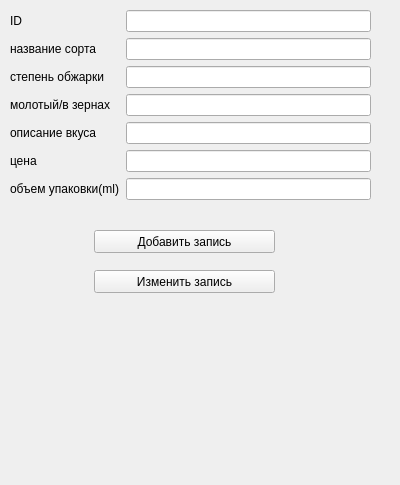
<?xml version="1.0" encoding="UTF-8"?>
<ui version="4.0">
 <class>Form</class>
 <widget class="QWidget" name="Form">
  <property name="geometry">
   <rect>
    <x>0</x>
    <y>0</y>
    <width>400</width>
    <height>485</height>
   </rect>
  </property>
  <property name="windowTitle">
   <string>Form</string>
  </property>
  <widget class="QWidget" name="formLayoutWidget">
   <property name="geometry">
    <rect>
     <x>10</x>
     <y>10</y>
     <width>361</width>
     <height>191</height>
    </rect>
   </property>
   <layout class="QFormLayout" name="formLayout">
    <item row="0" column="1">
     <widget class="QLineEdit" name="id_line"/>
    </item>
    <item row="2" column="1">
     <widget class="QLineEdit" name="fry_line"/>
    </item>
    <item row="1" column="1">
     <widget class="QLineEdit" name="name_line"/>
    </item>
    <item row="3" column="1">
     <widget class="QLineEdit" name="cond_line"/>
    </item>
    <item row="4" column="1">
     <widget class="QLineEdit" name="taste_line"/>
    </item>
    <item row="5" column="1">
     <widget class="QLineEdit" name="cost_line"/>
    </item>
    <item row="0" column="0">
     <widget class="QLabel" name="label">
      <property name="text">
       <string>ID</string>
      </property>
     </widget>
    </item>
    <item row="1" column="0">
     <widget class="QLabel" name="label_2">
      <property name="text">
       <string>название сорта</string>
      </property>
     </widget>
    </item>
    <item row="2" column="0">
     <widget class="QLabel" name="label_3">
      <property name="text">
       <string>степень обжарки</string>
      </property>
     </widget>
    </item>
    <item row="3" column="0">
     <widget class="QLabel" name="label_4">
      <property name="text">
       <string>молотый/в зернах</string>
      </property>
     </widget>
    </item>
    <item row="4" column="0">
     <widget class="QLabel" name="label_5">
      <property name="text">
       <string>описание вкуса</string>
      </property>
     </widget>
    </item>
    <item row="5" column="0">
     <widget class="QLabel" name="label_6">
      <property name="text">
       <string>цена</string>
      </property>
     </widget>
    </item>
    <item row="6" column="0">
     <widget class="QLabel" name="label_7">
      <property name="text">
       <string>объем упаковки(ml)</string>
      </property>
     </widget>
    </item>
    <item row="6" column="1">
     <widget class="QLineEdit" name="V_line"/>
    </item>
   </layout>
  </widget>
  <widget class="QPushButton" name="add">
   <property name="geometry">
    <rect>
     <x>94</x>
     <y>230</y>
     <width>181</width>
     <height>23</height>
    </rect>
   </property>
   <property name="text">
    <string>Добавить запись</string>
   </property>
  </widget>
  <widget class="QPushButton" name="change">
   <property name="geometry">
    <rect>
     <x>94</x>
     <y>270</y>
     <width>181</width>
     <height>23</height>
    </rect>
   </property>
   <property name="text">
    <string>Изменить запись</string>
   </property>
  </widget>
  <widget class="QLabel" name="test">
   <property name="geometry">
    <rect>
     <x>150</x>
     <y>350</y>
     <width>47</width>
     <height>13</height>
    </rect>
   </property>
   <property name="text">
    <string> </string>
   </property>
  </widget>
 </widget>
 <resources/>
 <connections/>
</ui>
